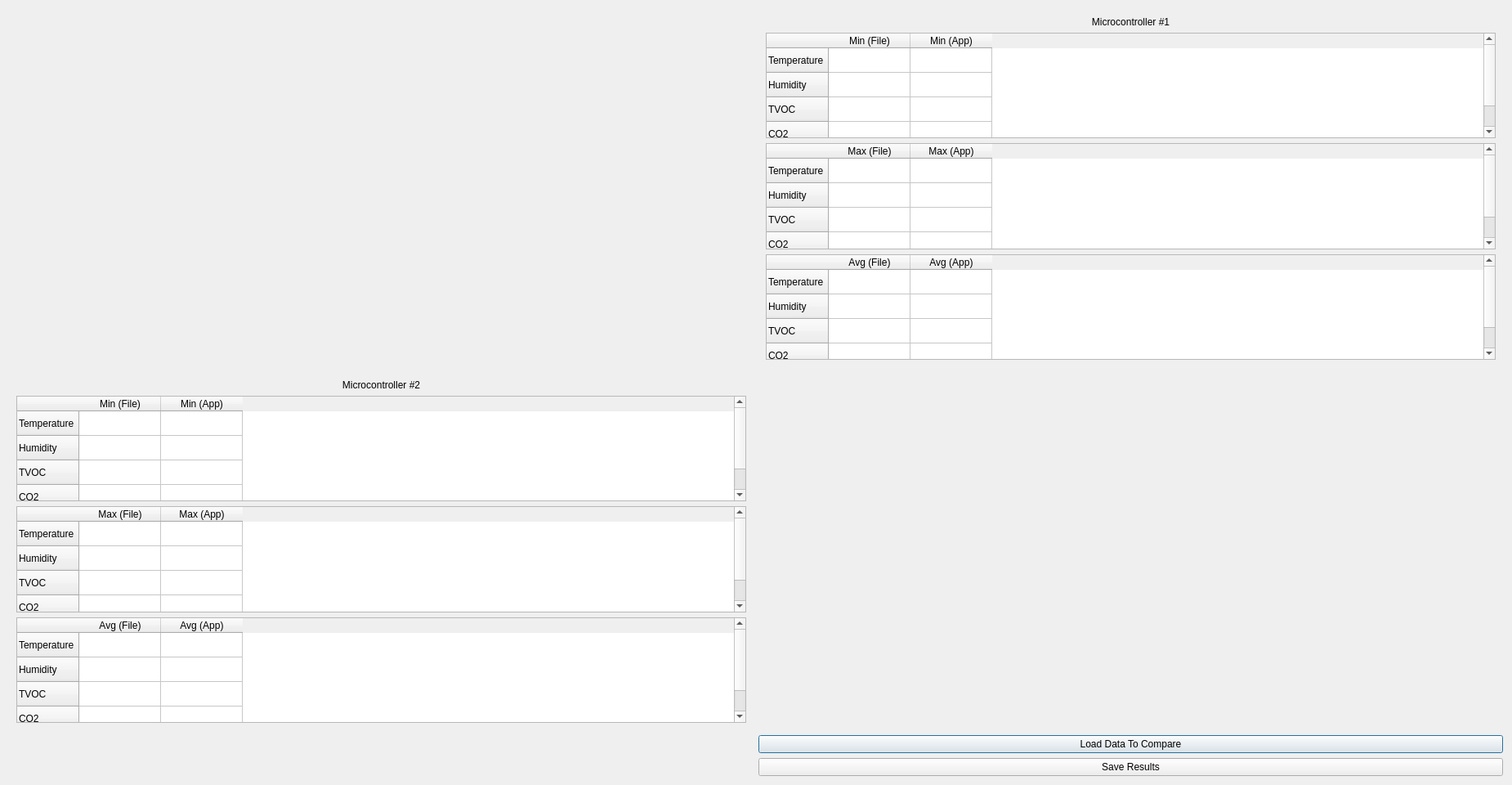
<?xml version="1.0" encoding="UTF-8"?>
<ui version="4.0">
 <class>Dialog</class>
 <widget class="QDialog" name="Dialog">
  <property name="geometry">
   <rect>
    <x>0</x>
    <y>0</y>
    <width>1850</width>
    <height>960</height>
   </rect>
  </property>
  <property name="windowTitle">
   <string>Dialog</string>
  </property>
  <layout class="QGridLayout" name="gridLayout">
   <item row="0" column="1">
    <widget class="QWidget" name="tableWidgetRasp3b" native="true">
     <layout class="QVBoxLayout" name="verticalLayout_2">
      <item>
       <widget class="QLabel" name="titleRasp3bAnalizatorLabel">
        <property name="text">
         <string>Microcontroller #1</string>
        </property>
        <property name="alignment">
         <set>Qt::AlignCenter</set>
        </property>
       </widget>
      </item>
      <item>
       <widget class="QTableWidget" name="tableMinRasp3b">
        <row>
         <property name="text">
          <string>Temperature</string>
         </property>
        </row>
        <row>
         <property name="text">
          <string>Humidity</string>
         </property>
        </row>
        <row>
         <property name="text">
          <string>TVOC</string>
         </property>
        </row>
        <row>
         <property name="text">
          <string>CO2</string>
         </property>
        </row>
        <column>
         <property name="text">
          <string>Min (File)</string>
         </property>
        </column>
        <column>
         <property name="text">
          <string>Min (App)</string>
         </property>
        </column>
       </widget>
      </item>
      <item>
       <widget class="QTableWidget" name="tableMaxRasp3b">
        <row>
         <property name="text">
          <string>Temperature</string>
         </property>
        </row>
        <row>
         <property name="text">
          <string>Humidity</string>
         </property>
        </row>
        <row>
         <property name="text">
          <string>TVOC</string>
         </property>
        </row>
        <row>
         <property name="text">
          <string>CO2</string>
         </property>
        </row>
        <column>
         <property name="text">
          <string>Max (File)</string>
         </property>
        </column>
        <column>
         <property name="text">
          <string>Max (App)</string>
         </property>
        </column>
       </widget>
      </item>
      <item>
       <widget class="QTableWidget" name="tableAvgRasp3b">
        <row>
         <property name="text">
          <string>Temperature</string>
         </property>
        </row>
        <row>
         <property name="text">
          <string>Humidity</string>
         </property>
        </row>
        <row>
         <property name="text">
          <string>TVOC</string>
         </property>
        </row>
        <row>
         <property name="text">
          <string>CO2</string>
         </property>
        </row>
        <column>
         <property name="text">
          <string>Avg (File)</string>
         </property>
        </column>
        <column>
         <property name="text">
          <string>Avg (App)</string>
         </property>
        </column>
       </widget>
      </item>
     </layout>
    </widget>
   </item>
   <item row="6" column="1">
    <widget class="QPushButton" name="loadDataButton">
     <property name="text">
      <string>Load Data To Compare</string>
     </property>
    </widget>
   </item>
   <item row="8" column="1">
    <widget class="QPushButton" name="saveResultsButton">
     <property name="text">
      <string>Save Results</string>
     </property>
    </widget>
   </item>
   <item row="5" column="0">
    <widget class="QWidget" name="tableWidgetRasp0" native="true">
     <layout class="QVBoxLayout" name="verticalLayout">
      <item>
       <widget class="QLabel" name="titleRasp0AnalizatorLabel">
        <property name="layoutDirection">
         <enum>Qt::LeftToRight</enum>
        </property>
        <property name="text">
         <string>Microcontroller #2</string>
        </property>
        <property name="alignment">
         <set>Qt::AlignCenter</set>
        </property>
       </widget>
      </item>
      <item>
       <widget class="QTableWidget" name="tableMinRasp0">
        <row>
         <property name="text">
          <string>Temperature</string>
         </property>
        </row>
        <row>
         <property name="text">
          <string>Humidity</string>
         </property>
        </row>
        <row>
         <property name="text">
          <string>TVOC</string>
         </property>
        </row>
        <row>
         <property name="text">
          <string>CO2</string>
         </property>
        </row>
        <column>
         <property name="text">
          <string>Min (File)</string>
         </property>
        </column>
        <column>
         <property name="text">
          <string>Min (App)</string>
         </property>
        </column>
       </widget>
      </item>
      <item>
       <widget class="QTableWidget" name="tableMaxRasp0">
        <row>
         <property name="text">
          <string>Temperature</string>
         </property>
        </row>
        <row>
         <property name="text">
          <string>Humidity</string>
         </property>
        </row>
        <row>
         <property name="text">
          <string>TVOC</string>
         </property>
        </row>
        <row>
         <property name="text">
          <string>CO2</string>
         </property>
        </row>
        <column>
         <property name="text">
          <string>Max (File)</string>
         </property>
        </column>
        <column>
         <property name="text">
          <string>Max (App)</string>
         </property>
        </column>
       </widget>
      </item>
      <item>
       <widget class="QTableWidget" name="tableAvgRasp0">
        <row>
         <property name="text">
          <string>Temperature</string>
         </property>
        </row>
        <row>
         <property name="text">
          <string>Humidity</string>
         </property>
        </row>
        <row>
         <property name="text">
          <string>TVOC</string>
         </property>
        </row>
        <row>
         <property name="text">
          <string>CO2</string>
         </property>
        </row>
        <column>
         <property name="text">
          <string>Avg (File)</string>
         </property>
        </column>
        <column>
         <property name="text">
          <string>Avg (App)</string>
         </property>
        </column>
       </widget>
      </item>
     </layout>
    </widget>
   </item>
  </layout>
 </widget>
 <resources/>
 <connections/>
</ui>
